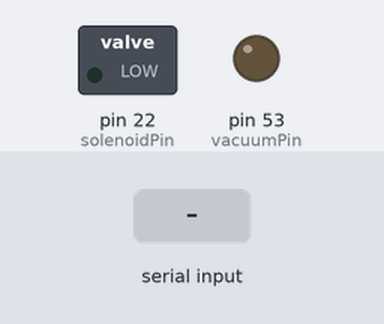
Simulated run of this sketch. Board: Arduino Mega 2560, built with avr-gcc and run on an emulated ATmega2560. Parts: switched loads named in the sketch (green lamp = pin HIGH), output pins drawn as LEDs (lit = HIGH). The inputs (shaded band) are chosen by the test bench.

Above: at 1.2 s.
1.3 s: "H" received over Serial
At 1.9 s:
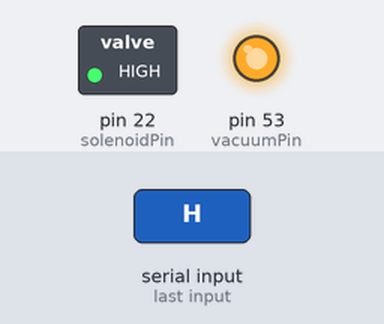
2.8 s: "L" received over Serial
At 3.1 s:
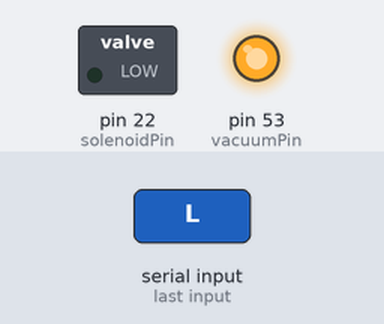
Timing chart, 0 to 5.8 s (numbered marks = the images above; inputs shaded):
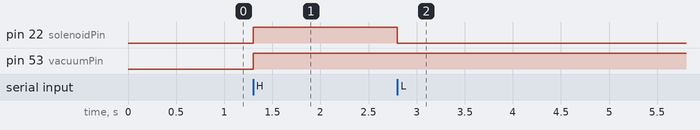

The sketch:

Solenoid_Test.ino
```cpp
int solenoidPin = 22; //This is the output pin on the Arduino we are using
int vacuumPin = 53;
int incomingByte;

void setup() {
// put your setup code here, to run once:
Serial.begin(9600);
pinMode(solenoidPin, OUTPUT); //Sets the pin as an output
pinMode(vacuumPin, OUTPUT);
}

void loop() {

  while (Serial.available()) {
    digitalWrite(vacuumPin, HIGH);

    incomingByte = Serial.read();

    if (incomingByte == 'H') {
      digitalWrite(solenoidPin, HIGH);
    }
    if (incomingByte == 'L') {
      digitalWrite(solenoidPin, LOW);
    }
  }
}
```

Measured:
- after the input at 1.3 s, pin 22 (solenoidPin), pin 53 (vacuumPin): LOW → HIGH at once
- after the input at 2.8 s, pin 22 (solenoidPin): HIGH → LOW at once
